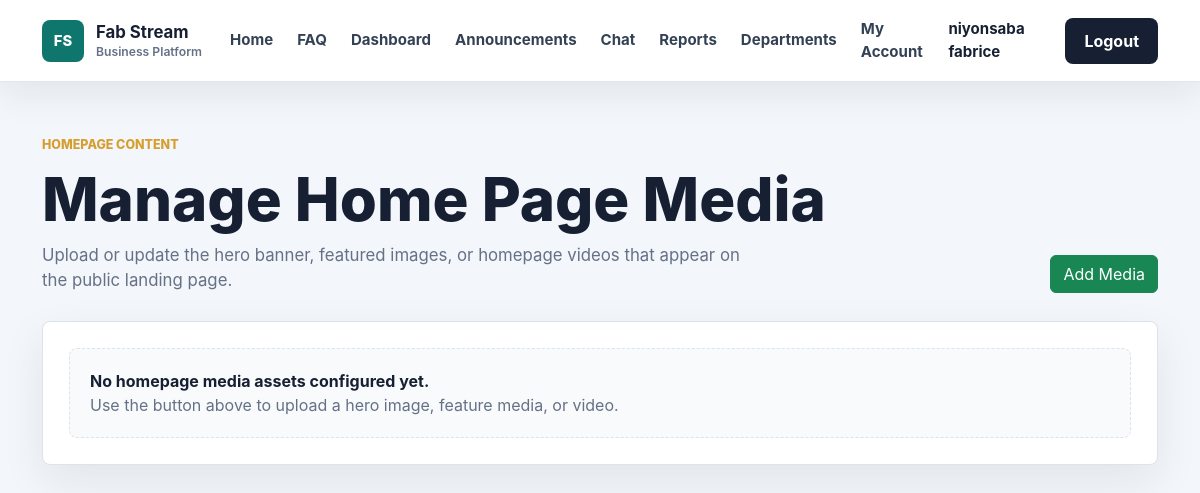
The app's page /admin/home-media (signed in), older data.
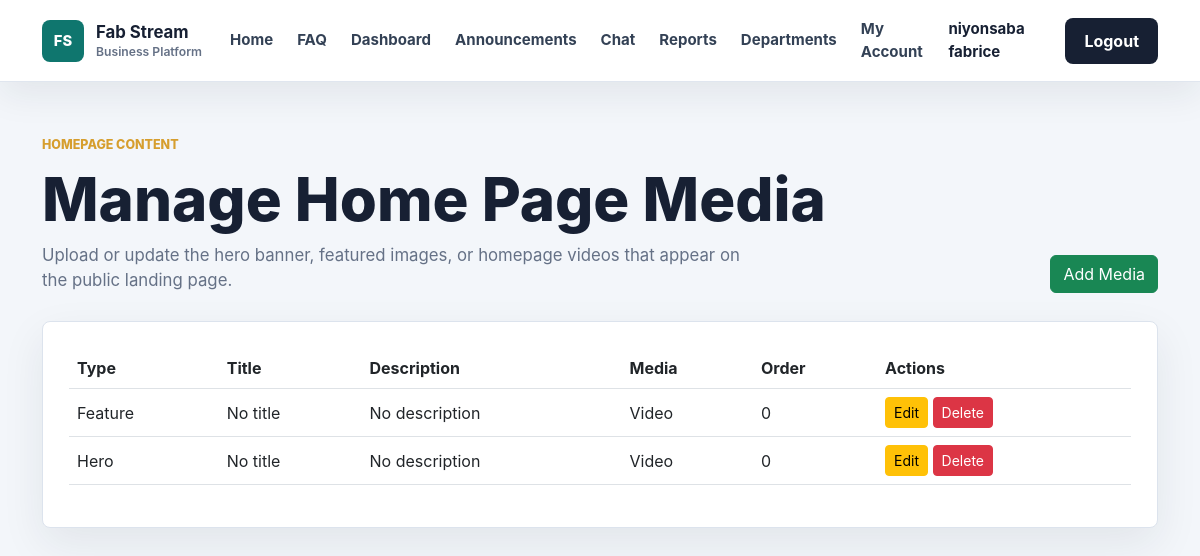
The same page, newer data.
### app/models.py (models this page shows, shortened)
class HomepageMedia(db.Model):
    id = db.Column(db.Integer, primary_key=True)
    asset_type = db.Column(db.String(50), nullable=False, default='feature')
    title = db.Column(db.String(150), nullable=True)
    description = db.Column(db.Text, nullable=True)
    media_type = db.Column(db.String(20), nullable=False, default='image')
    original_filename = db.Column(db.String(255), nullable=False)
    stored_filename = db.Column(db.String(255), nullable=False)
    order = db.Column(db.Integer, default=0)
    created_at = db.Column(db.DateTime, default=datetime.utcnow)

### app/routes.py (the view)
@routes.route('/admin/home-media')
@login_required
def home_media():
    require_admin()
    assets = HomepageMedia.query.order_by(HomepageMedia.asset_type.asc(), HomepageMedia.order.asc()).all()
    return render_template('home_media_list.html', assets=assets)

### app/__init__.py (called while the page is built)
def create_app():
    app = Flask(__name__)
    app.config.from_object(Config)
    app.config['UPLOAD_FOLDER'] = os.path.join(app.instance_path, app.config['UPLOAD_FOLDER'])
    os.makedirs(app.config['UPLOAD_FOLDER'], exist_ok=True)
    db.init_app(app)
    bcrypt.init_app(app)
    login_manager.init_app(app)
    socketio.init_app(app)
    from app.models import User
    @login_manager.user_loader
    def load_user(user_id):
        return User.query.get(int(user_id))
    from app.routes import routes
    app.register_blueprint(routes)
    with app.app_context():
        db.create_all()
        ensure_user_profile_columns()
        ensure_employee_task_attachment_columns()
        ensure_chat_message_attachment_columns()
        ensure_direct_message_attachment_columns()
    return app

### app/routes.py (called while the page is built)
def is_admin(user=None):
    user = user or current_user
    return user.is_authenticated and user.role in ADMIN_ROLES

def require_admin():
    if not is_admin():
        abort(403)

### app/templates/home_media_list.html (shortened to what this page needs)
{% extends 'base.html' %}
{% block content %}
<section class="app-page">
    <div class="container">
        <div class="app-header">
            <div>
                <p class="section-kicker">Homepage content</p>
                <h1>Manage Home Page Media</h1>
                <p>Upload or update the hero banner, featured images, or homepage videos that appear on the public landing page.</p>
            </div>
            <a href="{{ url_for('routes.create_home_media') }}" class="btn btn-success">Add Media</a>
        </div>
        <div class="work-panel">
            {% if assets %}
                <div class="table-responsive">
                    <table class="table table-hover align-middle">
                        <thead>
                            <tr>
                                <th>Type</th>
                                <th>Title</th>
                                <th>Description</th>
                                <th>Media</th>
                                <th>Order</th>
                                <th>Actions</th>
                            </tr>
                        </thead>
                        <tbody>
                            {% for asset in assets %}
                                <tr>
                                    <td>{{ asset.asset_type.title() }}</td>
                                    <td>{{ asset.title or 'No title' }}</td>
                                    <td>{{ asset.description or 'No description' }}</td>
                                    <td>{{ asset.media_type.title() }}</td>
                                    <td>{{ asset.order }}</td>
                                    <td>
                                        <a href="{{ url_for('routes.edit_home_media', asset_id=asset.id) }}" class="btn btn-sm btn-warning">Edit</a>
                                        <form method="POST" action="{{ url_for('routes.delete_home_media', asset_id=asset.id) }}" style="display:inline;" onsubmit="return confirm('Delete this homepage media asset?');">
                                            <button type="submit" class="btn btn-sm btn-danger">Delete</button>
                                        </form>
                                    </td>
                                </tr>
                            {% endfor %}
                        </tbody>
                    </table>
                </div>
            {% else %}
                <div class="empty-state">
                    <strong>No homepage media assets configured yet.</strong>
                    <span>Use the button above to upload a hero image, feature media, or video.</span>
                </div>
            {% endif %}
        </div>
    </div>
</section>
{% endblock %}

Row changes from the older to the newer data that the page shows:
added HomepageMedia: asset_type "Feature", title "No title", description "No description", media_type "Video", order "0"
added HomepageMedia: asset_type "Hero", title "No title", description "No description", media_type "Video", order "0"
Text that changed along with them:
text no longer shown: "No homepage media assets configured yet. Use the button above to upload a hero image, feature media, or video."
text now shown: "Type Title Description Media Order Actions"
